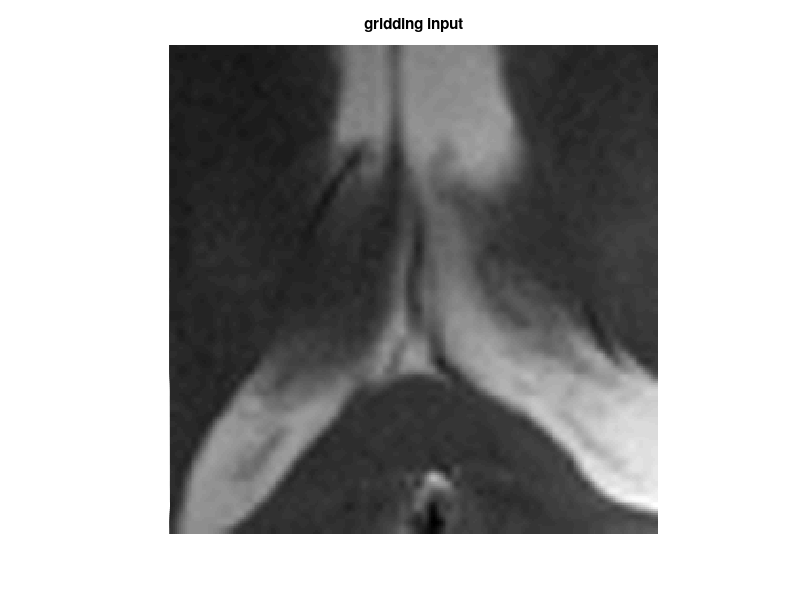

This figure's MATLAB source: (Note: this script raises an error after producing the figure.)
%% testscript with operator usage
clear all; close all; clc;

%% add bin to path
addpath ../bin
addpath ../../daten
addpath(genpath('./GRIDDING3D'));

%% Load data
load img_brain_4ch;
trimmed_size = 64;
img = img(128-trimmed_size/2+1:128+trimmed_size/2,128-trimmed_size/2+1:128+trimmed_size/2,:);
img_a = repmat(img(:,:,1),[1 1 trimmed_size]);
%img_a(1:10,1:10,:) = 0;
%img_a = flipdim(img_a,1);
%img_a = padarray(img(:,:,1),[0 0 trimmed_size/2]);
%%
size(img_a)
figure, imshow(imresize(abs(img_a(:,:,1)),4),[]), title('gridding input');

[nPE,nFE,nCh]=size(img_a);

%% Generate 96 radial projections rawdata
numSpokes = 96;

% Trajectory
theta=linspace(0,pi-pi/numSpokes,numSpokes);
rho=linspace(-0.5,0.5,nPE*2)';
k=rho*exp(-j*theta);

%% generate Fourier sampling operator
%FT = GRIDDING3D(k, 1, 1, 0, [nPE,nFE], 2);
k_traj = [real(k(:))'; imag(k(:))';zeros(1,length(k(:)))];
imwidth = nPE;
osf = 2;
wg = 3;
sw = 8;
w = ones(1,length(k(:)));
FT = gridding3D(k_traj,w,imwidth,osf,wg,sw,'deappo');

%% generate radial data
dataRadial = FT*img_a;
%% density compensation
w = abs(rho);
w = repmat(w, [1, numSpokes,1]);
dataRadial_dc = dataRadial.*w(:);
%% recon
%no density compnesation
imgRegrid_kb = FT'*dataRadial;
%density compensated
imgRegrid_kb_dc = FT'*dataRadial_dc;

%% show results
figure, imshow(imresize((abs(imgRegrid_kb_dc(:,:,1))),4),[]), title('gridding dc');
